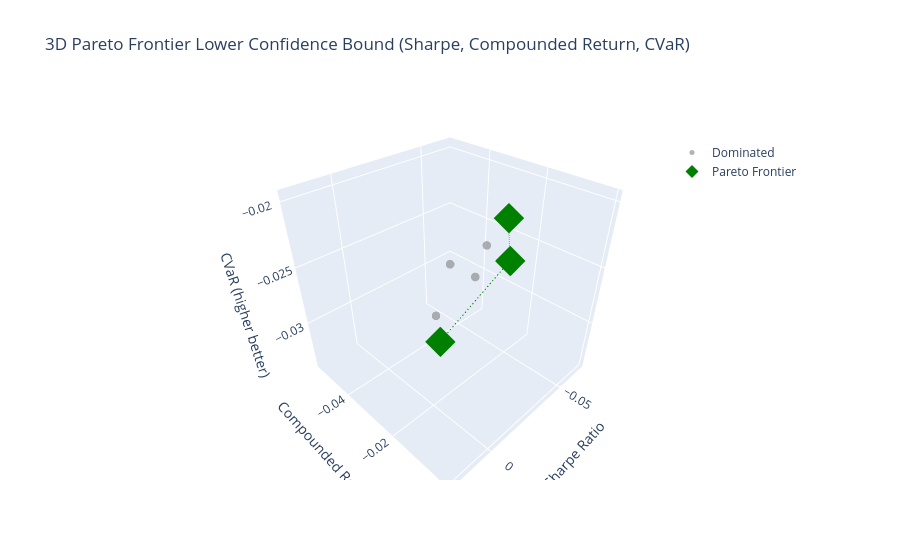

Notebook code for this chart:
### Code cell
temp_lcb = lower_bound_df.copy()
cols = ['sharpe', 'compunded_return', 'cvar']
temp_lcb['dominated_3d'] = pareto_dominance(temp_lcb, cols)

frontier_3d = temp_lcb[~temp_lcb['dominated_3d']]
fig = plot_3d_pareto(
    df=temp_lcb,
    x_col='sharpe',
    y_col='compunded_return',
    z_col='cvar',
    dominated_col='dominated_3d',
    title='3D Pareto Frontier Lower Confidence Bound (Sharpe, Compounded Return, CVaR)',
    x_title='Sharpe Ratio',
    y_title='Compounded Return',
    z_title='CVaR (higher better)'
)

fig.show()
frontier_3d

### Figure 1 — Plotly figure (JSON) as saved in the notebook; plotly's stock layout.template omitted (floating-point values rounded to 4 significant figures)
{"data": [{"hovertemplate": "<b>%{text}</b><br>sharpe: %{x:.3f}<br>compunded_return: %{y:.3f}<br>cvar: %{z:.3f}<extra></extra>", "marker": {"color": "gray", "opacity": 0.6, "size": 5}, "mode": "markers", "name": "Dominated", "text": ["TemporalTransformer-custom_loss_11", "Equal_Weight", "GlobalMinimumVariance", "HierarchialRiskParity", "MeanVariancePortfolio"], "type": "scatter3d", "x": [-0.06687, -0.009038, -0.0248, -0.01, -0.04354], "y": [-0.05449, -0.01126, -0.01074, -0.008913, -0.04706], "z": [-0.03107, -0.02262, -0.01966, -0.02031, -0.0341]}, {"hovertemplate": "<b>%{text}</b><br>sharpe: %{x:.3f}<br>compunded_return: %{y:.3f}<br>cvar: %{z:.3f}<extra></extra>", "marker": {"color": "green", "size": 10, "symbol": "diamond"}, "mode": "markers", "name": "Pareto Frontier", "text": ["NaiveMVP", "NestedClusteredOptimization", "S&P500"], "type": "scatter3d", "x": [-0.02477, -0.005237, 0.02112], "y": [-0.01074, -0.0005625, -0.003225], "z": [-0.01966, -0.02, -0.02321]}, {"hoverinfo": "skip", "line": {"color": "green", "dash": "dash", "width": 2}, "mode": "lines", "showlegend": false, "type": "scatter3d", "x": [0.02112, -0.005237, -0.02477], "y": [-0.003225, -0.0005625, -0.01074], "z": [-0.02321, -0.02, -0.01966]}], "layout": {"legend": {"x": 0.8, "y": 0.9}, "scene": {"xaxis": {"title": {"text": "Sharpe Ratio"}}, "yaxis": {"title": {"text": "Compounded Return"}}, "zaxis": {"title": {"text": "CVaR (higher better)"}}}, "title": {"text": "3D Pareto Frontier Lower Confidence Bound (Sharpe, Compounded Return, CVaR)"}}}
